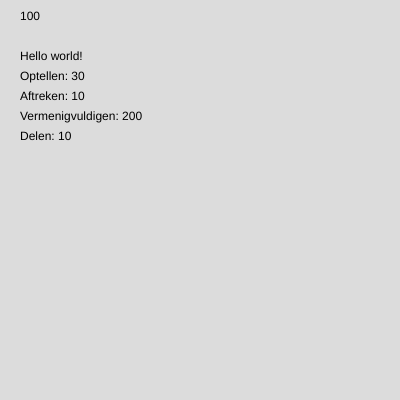
Frame 1 (no input)
Frame 60 (no input): identical to frame 1, image omitted
Frame 120 (the mouse pressed at the canvas centre since frame 60): identical to frame 1, image omitted

The p5.js sketch that drew this single still picture (run headless with seeded random() and noise() and a simulated clock; from frame 60 on, the mouse is pressed at the canvas centre):

// p5.js sketch
// ── sketch.js
function setup() {
  createCanvas(400, 400);
}

function draw() {
  background(220);

// cijfer
let x = 100 
text ( x, 20,20 );

//variable met text (met const)
const greeting = "Hello world!"
text( greeting, 20,60)

// alle variabelen met plus/min/vermenigvuldingen/delen 
let a = 20; 
let b = 10; 
let optellen = a + b;
let aftrekken = a - b; 
let vermenigvuldigen = a * b; 
let delen = a - b;

// Output
text ("Optellen: " + optellen, 20,80)
text ("Aftreken: " + aftrekken, 20,100)
text ("Vermenigvuldigen: " + vermenigvuldigen, 20,120)
text ("Delen: " + delen, 20, 140)



}
